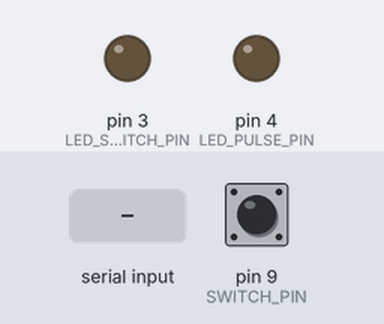
Bench run of a sketch on a simulated Arduino Uno, built with avr-gcc and run on an emulated ATmega328P. Shown: output pins drawn as LEDs (lit = HIGH). Inputs (shaded band) come from the test bench; at power-on: pin 9 (SWITCH_PIN) LOW. What the sketch prints to the serial monitor is not drawn.

Above: at 2.4 s.
2.5 s: pin 9 (SWITCH_PIN) pulled HIGH for 3.2 s
At 3.7 s:
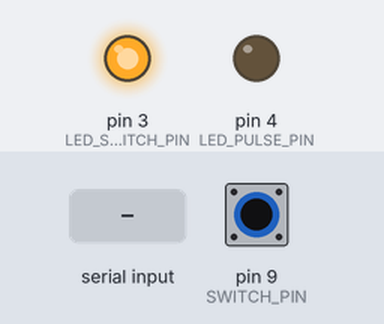
8.7 s: "H" received over Serial
At 9.6 s:
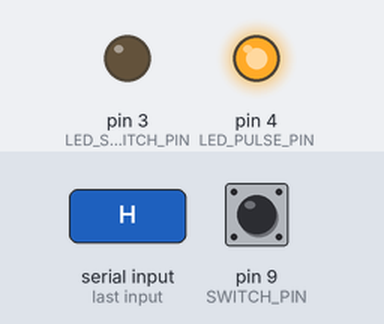
11.7 s: pin 9 (SWITCH_PIN) pulled HIGH for 0.15 s
At 11.77 s:
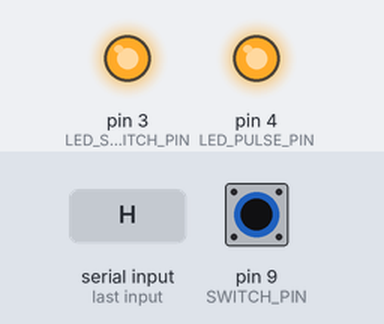
13.3 s: "L" received over Serial
At 14.3 s:
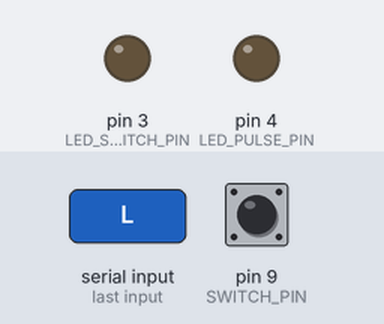
16.3 s: pin 9 (SWITCH_PIN) driven HIGH
At 16.6 s:
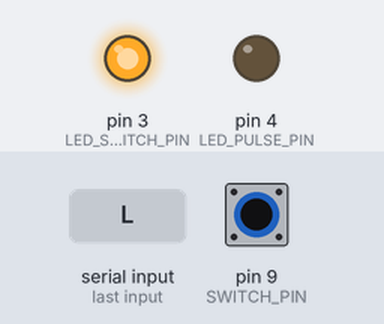
19.3 s: pin 9 (SWITCH_PIN) driven LOW
At 20.1 s:
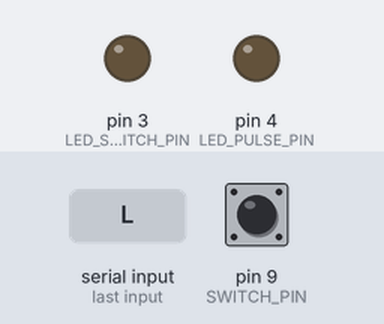
Timing chart, 0 to 22.3 s (numbered marks = the images above; inputs shaded):
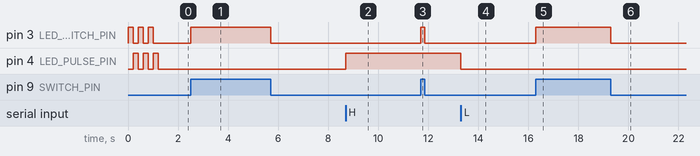

Measured:
- after the input at 2.5 s, pin 3 (LED_SWITCH_PIN): LOW → HIGH at once, → LOW 3.2 s later
- after the input at 8.7 s, pin 4 (LED_PULSE_PIN): LOW → HIGH at once
- after the input at 11.7 s, pin 3 (LED_SWITCH_PIN): LOW → HIGH at once, → LOW 0.15 s later
- after the input at 13.3 s, pin 4 (LED_PULSE_PIN): HIGH → LOW at once
- after the input at 16.3 s, pin 3 (LED_SWITCH_PIN): LOW → HIGH at once
- after the input at 19.3 s, pin 3 (LED_SWITCH_PIN): HIGH → LOW at once

The sketch:

rythmus-sensor.ino
```cpp
#define USE_ARDUINO_INTERRUPTS true
#include <PulseSensorPlayground.h>

const int PULSESENSOR_PIN = 0;
const int SWITCH_PIN = 9;
const int LED_SWITCH_PIN = 3;
const int LED_PULSE_PIN = 4;

const byte SAMPLES_PER_SERIAL_SAMPLE = 10;

int incomingByte;
byte samplesUntilReport;
PulseSensorPlayground pulseSensor;

void setup () {
  Serial.begin(115200);

  pinMode(LED_PULSE_PIN, OUTPUT);
  pinMode(LED_SWITCH_PIN, OUTPUT);
  pinMode(SWITCH_PIN, INPUT);

  digitalWrite(LED_PULSE_PIN, LOW);
  digitalWrite(LED_SWITCH_PIN, LOW);

  pulseSensor.analogInput(PULSESENSOR_PIN);
  pulseSensor.setSerial(Serial);
  samplesUntilReport = SAMPLES_PER_SERIAL_SAMPLE;

  // NOTE: feedback if something goes wrong
  if (!pulseSensor.begin()) failureFeedback();
  else okFeedback();
}

void loop () {
  // Get switch state and display its state
  const int pressed = digitalRead(SWITCH_PIN);
  digitalWrite(LED_SWITCH_PIN, pressed);

  // Handle pulse led
  if (Serial.available() > 0) {
    incomingByte = Serial.read();
    if (incomingByte == 'H') digitalWrite(LED_PULSE_PIN, HIGH);
    if (incomingByte == 'L') digitalWrite(LED_PULSE_PIN, LOW);
  }

  // Read pulse sensor
  if (pulseSensor.sawNewSample()) {
    if (--samplesUntilReport == (byte) 0) {
      samplesUntilReport = SAMPLES_PER_SERIAL_SAMPLE;

      // Send sensor states via Serial
      // Sending 100|0 to simulate capacitive cycles used in previous version of this sensor for retrocompatibility
      if (pressed == HIGH) Serial.print(100);
      else Serial.print(0);
      Serial.write(',');
      pulseSensor.outputSample();
    }
  }
}

void okFeedback () {
  for (int i = 0; i < 3; i++) {
    digitalWrite(LED_PULSE_PIN, LOW);
    digitalWrite(LED_SWITCH_PIN, HIGH);
    delay(200);
    digitalWrite(LED_PULSE_PIN, HIGH);
    digitalWrite(LED_SWITCH_PIN, LOW);
    delay(200);
  }

  digitalWrite(LED_PULSE_PIN, LOW);
  digitalWrite(LED_SWITCH_PIN, LOW);
}

void failureFeedback () {
  for(;;) {
    digitalWrite(LED_PULSE_PIN, LOW);
    digitalWrite(LED_SWITCH_PIN, LOW);
    delay(200);
    digitalWrite(LED_PULSE_PIN, HIGH);
    digitalWrite(LED_SWITCH_PIN, HIGH);
    delay(200);
  }
}
```
